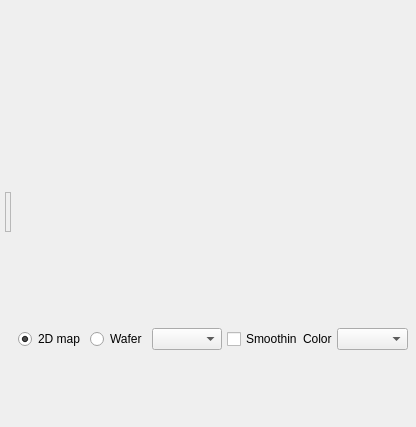
          <widget class="QFrame" name="upper_frame">
           <layout class="QHBoxLayout" name="horizontalLayout_27">
            <property name="leftMargin">
             <number>3</number>
            </property>
            <property name="topMargin">
             <number>0</number>
            </property>
            <property name="rightMargin">
             <number>3</number>
            </property>
            <property name="bottomMargin">
             <number>3</number>
            </property>
            <item>
             <layout class="QHBoxLayout" name="Upper_zone" stretch="0,0">
              <property name="spacing">
               <number>0</number>
              </property>
              <item>
               <widget class="QWidget" name="spectra_view_widget_2" native="true">
                <property name="minimumSize">
                 <size>
                  <width>0</width>
                  <height>200</height>
                 </size>
                </property>
                <layout class="QVBoxLayout" name="verticalLayout_18">
                 <property name="leftMargin">
                  <number>2</number>
                 </property>
                 <property name="topMargin">
                  <number>0</number>
                 </property>
                 <property name="rightMargin">
                  <number>2</number>
                 </property>
                 <property name="bottomMargin">
                  <number>0</number>
                 </property>
                 <item>
                  <layout class="QVBoxLayout" name="fig_canvas_layout_2">
                   <property name="spacing">
                    <number>6</number>
                   </property>
                  </layout>
                 </item>
                 <item>
                  <widget class="QFrame" name="toolbar_frame_2">
                   <property name="minimumSize">
                    <size>
                     <width>0</width>
                     <height>40</height>
                    </size>
                   </property>
                   <property name="maximumSize">
                    <size>
                     <width>16777215</width>
                     <height>40</height>
                    </size>
                   </property>
                   <property name="frameShape">
                    <enum>QFrame::StyledPanel</enum>
                   </property>
                   <property name="frameShadow">
                    <enum>QFrame::Raised</enum>
                   </property>
                   <layout class="QHBoxLayout" name="horizontalLayout_24">
                    <property name="leftMargin">
                     <number>2</number>
                    </property>
                    <property name="topMargin">
                     <number>0</number>
                    </property>
                    <property name="rightMargin">
                     <number>2</number>
                    </property>
                    <property name="bottomMargin">
                     <number>0</number>
                    </property>
                    <item>
                     <layout class="QHBoxLayout" name="toolbar_layout_2">
                      <property name="spacing">
                       <number>2</number>
                      </property>
                      <property name="sizeConstraint">
                       <enum>QLayout::SetMaximumSize</enum>
                      </property>
                      <property name="leftMargin">
                       <number>0</number>
                      </property>
                      <property name="topMargin">
                       <number>0</number>
                      </property>
                      <property name="rightMargin">
                       <number>0</number>
                      </property>
                      <property name="bottomMargin">
                       <number>0</number>
                      </property>
                     </layout>
                    </item>
                   </layout>
                  </widget>
                 </item>
                </layout>
               </widget>
              </item>
              <item>
               <widget class="QWidget" name="map_widget" native="true">
                <property name="sizePolicy">
                 <sizepolicy hsizetype="Fixed" vsizetype="Preferred">
                  <horstretch>0</horstretch>
                  <verstretch>0</verstretch>
                 </sizepolicy>
                </property>
                <property name="minimumSize">
                 <size>
                  <width>100</width>
                  <height>0</height>
                 </size>
                </property>
                <property name="maximumSize">
                 <size>
                  <width>400</width>
                  <height>16777215</height>
                 </size>
                </property>
                <layout class="QVBoxLayout" name="verticalLayout_13">
                 <property name="leftMargin">
                  <number>0</number>
                 </property>
                 <property name="topMargin">
                  <number>0</number>
                 </property>
                 <property name="rightMargin">
                  <number>0</number>
                 </property>
                 <property name="bottomMargin">
                  <number>0</number>
                 </property>
                 <item>
                  <widget class="QFrame" name="map_frame">
                   <property name="minimumSize">
                    <size>
                     <width>350</width>
                     <height>320</height>
                    </size>
                   </property>
                   <property name="maximumSize">
                    <size>
                     <width>16777215</width>
                     <height>320</height>
                    </size>
                   </property>
                   <layout class="QVBoxLayout" name="verticalLayout_19">
                    <property name="spacing">
                     <number>0</number>
                    </property>
                    <property name="leftMargin">
                     <number>5</number>
                    </property>
                    <property name="topMargin">
                     <number>0</number>
                    </property>
                    <property name="rightMargin">
                     <number>0</number>
                    </property>
                    <property name="bottomMargin">
                     <number>0</number>
                    </property>
                    <item>
                     <layout class="QVBoxLayout" name="map_layout">
                      <property name="spacing">
                       <number>0</number>
                      </property>
                     </layout>
                    </item>
                   </layout>
                  </widget>
                 </item>
                 <item>
                  <layout class="QHBoxLayout" name="horizontalLayout_50">
                   <property name="spacing">
                    <number>5</number>
                   </property>
                   <property name="leftMargin">
                    <number>5</number>
                   </property>
                   <property name="topMargin">
                    <number>2</number>
                   </property>
                   <property name="rightMargin">
                    <number>5</number>
                   </property>
                   <property name="bottomMargin">
                    <number>2</number>
                   </property>
                   <item>
                    <widget class="QRadioButton" name="rdbt_show_2Dmap">
                     <property name="text">
                      <string>2D map</string>
                     </property>
                     <property name="checked">
                      <bool>true</bool>
                     </property>
                    </widget>
                   </item>
                   <item>
                    <widget class="QRadioButton" name="rdbt_show_wafer">
                     <property name="text">
                      <string>Wafer</string>
                     </property>
                     <property name="checked">
                      <bool>false</bool>
                     </property>
                    </widget>
                   </item>
                   <item>
                    <widget class="QComboBox" name="cbb_wafer_size">
                     <property name="toolTip">
                      <string>Wafer diamters (nm)</string>
                     </property>
                     <property name="currentText">
                      <string/>
                     </property>
                     <property name="currentIndex">
                      <number>-1</number>
                     </property>
                     <property name="placeholderText">
                      <string/>
                     </property>
                    </widget>
                   </item>
                   <item>
                    <spacer name="horizontalSpacer_7">
                     <property name="orientation">
                      <enum>Qt::Horizontal</enum>
                     </property>
                     <property name="sizeHint" stdset="0">
                      <size>
                       <width>40</width>
                       <height>20</height>
                      </size>
                     </property>
                    </spacer>
                   </item>
                   <item>
                    <widget class="QCheckBox" name="cb_interpolation">
                     <property name="text">
                      <string>Smoothing</string>
                     </property>
                     <property name="checked">
                      <bool>false</bool>
                     </property>
                    </widget>
                   </item>
                   <item>
                    <widget class="QLabel" name="label_22">
                     <property name="text">
                      <string>Color</string>
                     </property>
                    </widget>
                   </item>
                   <item>
                    <widget class="QComboBox" name="cbb_map_color"/>
                   </item>
                  </layout>
                 </item>
                 <item>
                  <layout class="QHBoxLayout" name="xrange_slider_layout">
                   <property name="spacing">
                    <number>5</number>
                   </property>
                   <property name="leftMargin">
                    <number>5</number>
                   </property>
                   <property name="topMargin">
                    <number>2</number>
                   </property>
                   <property name="rightMargin">
                    <number>5</number>
                   </property>
                   <property name="bottomMargin">
                    <number>2</number>
                   </property>
                  </layout>
                 </item>
                 <item>
                  <layout class="QHBoxLayout" name="intensity_slider_layout">
                   <property name="spacing">
                    <number>5</number>
                   </property>
                   <property name="leftMargin">
                    <number>5</number>
                   </property>
                   <property name="topMargin">
                    <number>2</number>
                   </property>
                   <property name="rightMargin">
                    <number>5</number>
                   </property>
                   <property name="bottomMargin">
                    <number>2</number>
                   </property>
                  </layout>
                 </item>
                 <item>
                  <layout class="QHBoxLayout" name="horizontalLayout_17">
                   <property name="spacing">
                    <number>5</number>
                   </property>
                   <property name="leftMargin">
                    <number>5</number>
                   </property>
                   <property name="topMargin">
                    <number>2</number>
                   </property>
                   <property name="rightMargin">
                    <number>5</number>
                   </property>
                   <property name="bottomMargin">
                    <number>2</number>
                   </property>
                   <item>
                    <spacer name="horizontalSpacer_8">
                     <property name="orientation">
                      <enum>Qt::Horizontal</enum>
                     </property>
                     <property name="sizeHint" stdset="0">
                      <size>
                       <width>40</width>
                       <height>20</height>
                      </size>
                     </property>
                    </spacer>
                   </item>
                  </layout>
                 </item>
                 <item>
                  <spacer name="verticalSpacer_2">
                   <property name="orientation">
                    <enum>Qt::Vertical</enum>
                   </property>
                   <property name="sizeHint" stdset="0">
                    <size>
                     <width>20</width>
                     <height>40</height>
                    </size>
                   </property>
                  </spacer>
                 </item>
                 <item>
                  <layout class="QHBoxLayout" name="toolbar_layout_3"/>
                 </item>
                </layout>
               </widget>
              </item>
             </layout>
            </item>
           </layout>
          </widget>
